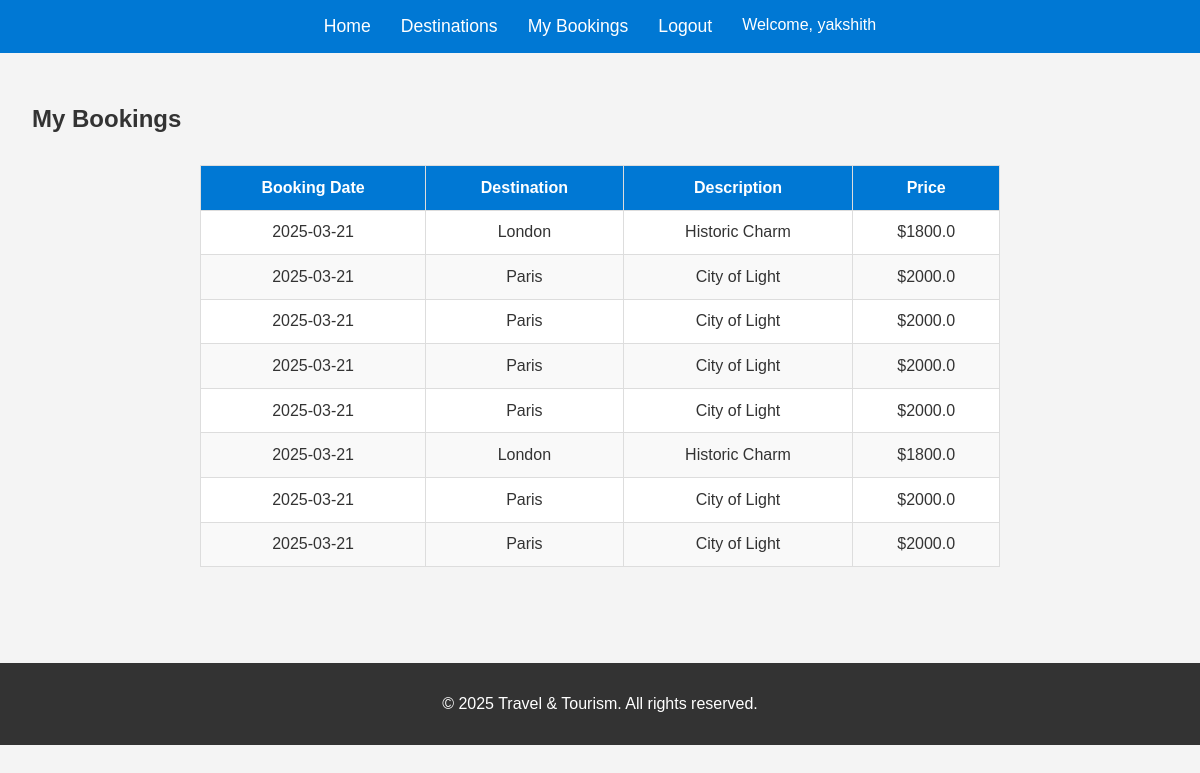
The app's page /my_bookings (signed in) with its own data.
### tables this page shows
CREATE TABLE bookings (
    id INTEGER PRIMARY KEY AUTOINCREMENT,
    user_id INTEGER NOT NULL,
    destination_id INTEGER NOT NULL,
    booking_date TEXT NOT NULL,
    FOREIGN KEY (user_id) REFERENCES users (id),
    FOREIGN KEY (destination_id) REFERENCES destinations (id)
);

CREATE TABLE destinations (
    id INTEGER PRIMARY KEY AUTOINCREMENT,
    name TEXT NOT NULL,
    description TEXT NOT NULL,
    price REAL NOT NULL,
    image TEXT NOT NULL
);

### app.py (the view)
@app.route('/my_bookings')
def my_bookings():
    if 'username' not in session:
        return redirect(url_for('login'))
    conn = get_db_connection()
    bookings = conn.execute('''
        SELECT b.booking_date, d.name, d.description, d.price
        FROM bookings b
        JOIN destinations d ON b.destination_id = d.id
        WHERE b.user_id = ?
    ''', (session['user_id'],)).fetchall()
    conn.close()
    return render_template('my_bookings.html', bookings=bookings)

### app.py (called while the page is built)
def get_db_connection():
    conn = sqlite3.connect('travel.db')
    conn.row_factory = sqlite3.Row
    return conn

### templates/my_bookings.html
{% extends "base.html" %}
{% block content %}
<section class="bookings-container">
    <h1>My Bookings</h1>
    {% if bookings %}
        <table>
            <thead>
                <tr>
                    <th>Booking Date</th>
                    <th>Destination</th>
                    <th>Description</th>
                    <th>Price</th>
                </tr>
            </thead>
            <tbody>
                {% for booking in bookings %}
                <tr>
                    <td>{{ booking['booking_date'] }}</td>
                    <td>{{ booking['name'] }}</td>
                    <td>{{ booking['description'] }}</td>
                    <td>${{ booking['price'] }}</td>
                </tr>
                {% endfor %}
            </tbody>
        </table>
    {% else %}
        <p>No bookings found.</p>
    {% endif %}
</section>
{% endblock %}

### templates/base.html (shortened to what this page needs)
<!DOCTYPE html>
<html lang="en">
<head>
    <link rel="stylesheet" href="{{ url_for('static', filename='css/styles.css') }}">
</head>
<body>
    <header>
        <nav>
            <ul>
                <li><a href="{{ url_for('home') }}">Home</a></li>
                <li><a href="{{ url_for('destinations') }}">Destinations</a></li>
                <li><a href="{{ url_for('my_bookings') }}">My Bookings</a></li>
                {% if 'username' in session %}
                    <li><a href="{{ url_for('logout') }}">Logout</a></li>
                    <li><span>Welcome, {{ session['username'] }}</span></li>
                {% else %}
                    <li><a href="{{ url_for('login') }}">Login</a></li>
                    <li><a href="{{ url_for('signup') }}">Signup</a></li>
                {% endif %}
            </ul>
        </nav>
    </header>
    <main>
        {% block content %}{% endblock %}
    </main>
    <footer>
        <p>&copy; 2025 Travel & Tourism. All rights reserved.</p>
    </footer>
</body>
</html>

### static/css/styles.css (style rules this page uses)
body { font-family: Arial, sans-serif; margin: 0; padding: 0; background-color: #f4f4f4; color: #333; }
header { background-color: #0078D4; color: white; padding: 1rem 0; }
header nav ul { list-style: none; display: flex; justify-content: center; padding: 0; margin: 0; }
header nav ul li { margin: 0 15px; }
header nav ul li a { color: white; text-decoration: none; font-size: 1.1rem; }
main { padding: 2rem; }
footer { background-color: #333; color: white; text-align: center; padding: 1rem 0; margin-top: 2rem; }
.bookings-container table { width: 100%; border-collapse: collapse; margin: 2rem auto; max-width: 800px; background: white; border-radius: 5px; }
.bookings-container table th, .bookings-container table td { border: 1px solid #ddd; padding: 0.8rem; text-align: center; }
.bookings-container table th { background-color: #0078D4; color: white; }
.bookings-container table tr:nth-child(even) { background-color: #f9f9f9; }

### records on screen
bookings: booking_date "2025-03-21", name "London", description "Historic Charm", price "1800.0"
bookings: booking_date "2025-03-21", name "Paris", description "City of Light", price "2000.0"
bookings: booking_date "2025-03-21", name "Paris", description "City of Light", price "2000.0"
bookings: booking_date "2025-03-21", name "Paris", description "City of Light", price "2000.0"
bookings: booking_date "2025-03-21", name "Paris", description "City of Light", price "2000.0"
bookings: booking_date "2025-03-21", name "London", description "Historic Charm", price "1800.0"
bookings: booking_date "2025-03-21", name "Paris", description "City of Light", price "2000.0"
bookings: booking_date "2025-03-21", name "Paris", description "City of Light", price "2000.0"

### other values on screen
{{ session['username'] }} "yakshith"
